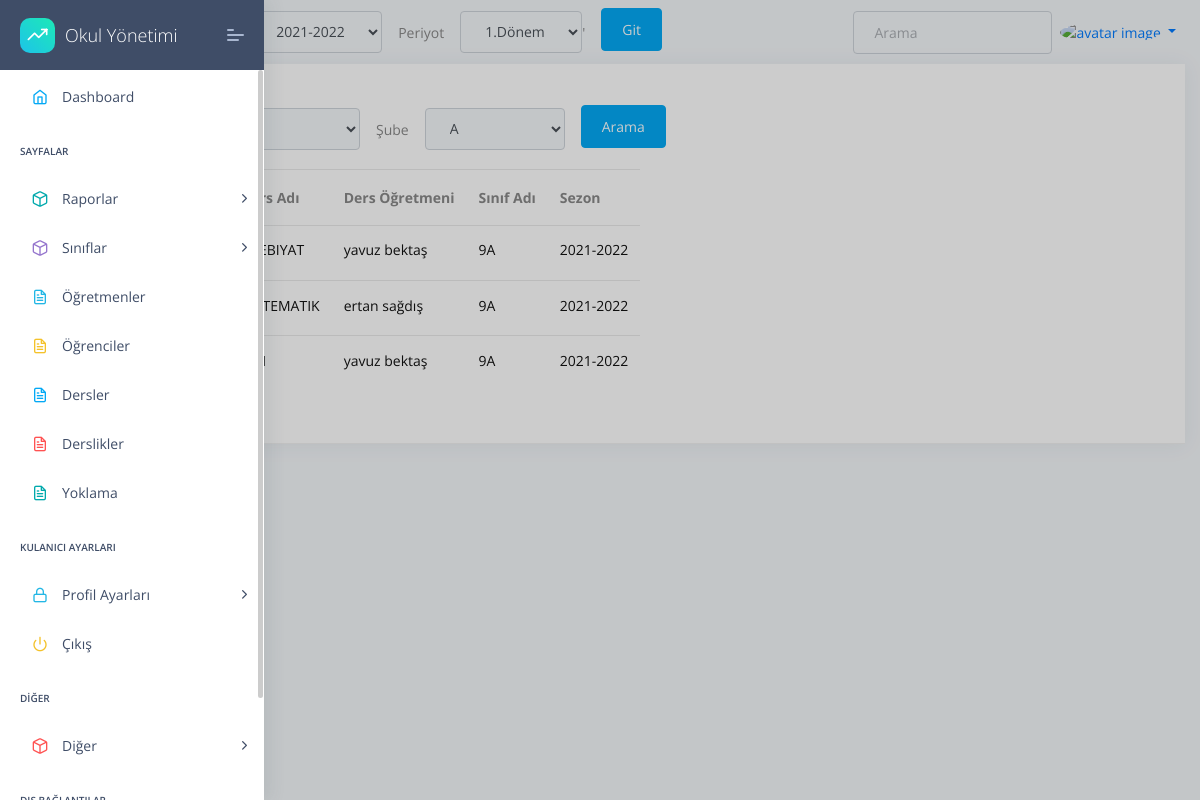
Before: /lessons/lessons/list/ with the older database file.
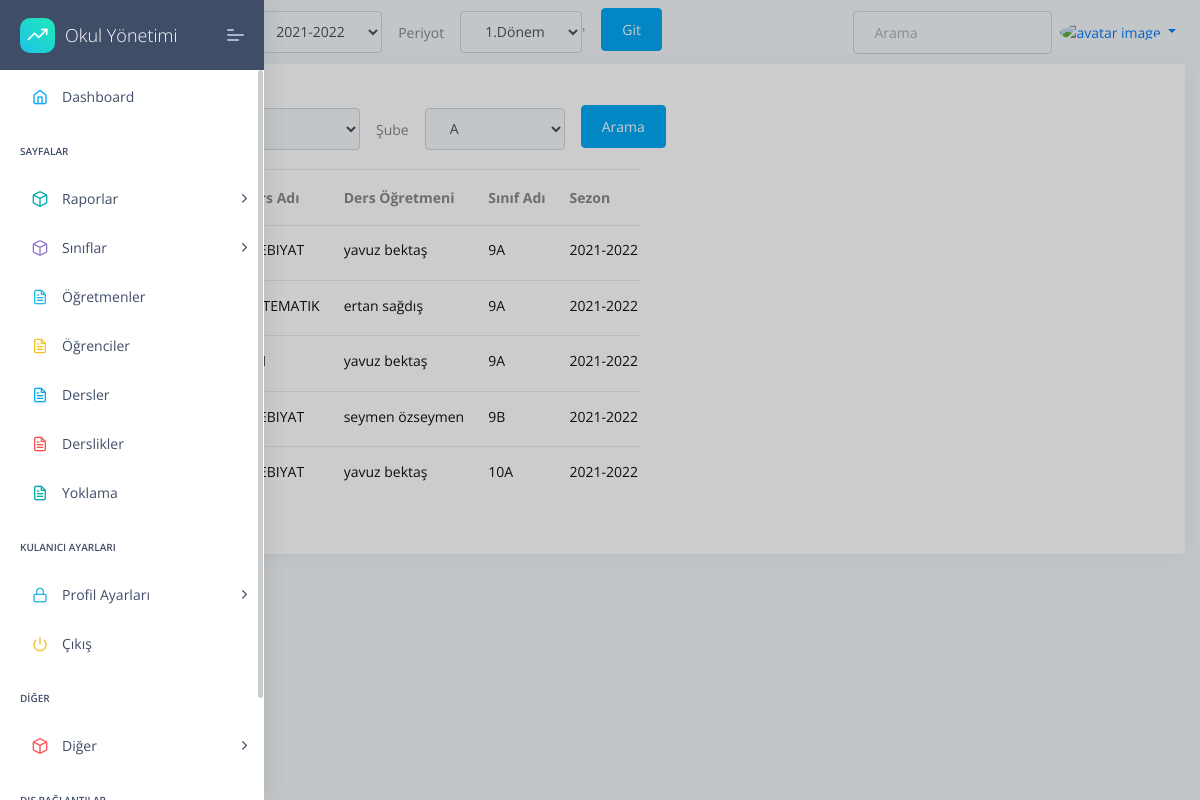
After: the same page with the newer database file.
### apps/lessons/models.py (models this page shows, shortened)
class LessonClassList(models.Model):
    className= models.ForeignKey(StudentList,unique=False, related_name='lesson_classname', on_delete=models.CASCADE)
    lesson=models.ForeignKey(Lesson, related_name='lesson_lesson', on_delete=models.CASCADE)
    teacher=models.ForeignKey(Profil,blank=True, related_name='lesson_profil', on_delete=models.CASCADE)
    def __str__(self):
      return str(self.className)

class Lesson(models.Model):
    name=models.CharField(max_length=30)
    code=models.CharField(max_length=5)

### apps/home/models.py (models this page shows, shortened)
class Profil(models.Model):
    user=models.OneToOneField(User,on_delete=models.CASCADE,related_name="user")
    TC=models.CharField(max_length=11,unique=True,validators=[validateEven],blank=True,null=True)# regex eklenecek, validasyon yapilacak
    image=models.ImageField(upload_to="images/ogretmenler/",blank=True,null=True,default='images/person.png')
    job=models.ForeignKey(JobsTable,on_delete=models.CASCADE,unique=False,blank=True,null=True)
    phone=models.CharField(validators=[validatePhone], max_length=17, blank=True,default="05",null=True,unique=False) # regex eklenecek, validasyon yapilacak
    adress=models.TextField(max_length=100,unique=False,blank=True,null=True)
    isWorking=models.BooleanField(default=True,unique=False,blank=True,null=True)
    HESCode=models.CharField(max_length=12,unique=True,validators=[validateHesCode],blank=True,null=True)
    birthdate=models.DateField(("Doğum Tarihiniz"), auto_now=False, auto_now_add=False,unique=False,blank=True,null=True)
    sexualChoice=(('Kız','Kız'),
              ('Erkek','Erkek'),
              ('Diger','Diğer'),
    )
    gender=CharField(max_length=10 ,choices=sexualChoice,unique=False,blank=True,null=True)

class Session(models.Model):
    session=models.CharField(max_length=10,default="2021-2022",unique=True)
    active=models.BooleanField(default=False)
    def __str__(self):
      return self.session

### apps/student/models.py (models this page shows)
class StudentList(models.Model):
    className=models.ForeignKey(Classes,on_delete=models.CASCADE)
    session=models.ForeignKey(Session,on_delete=models.CASCADE)
    periods=models.ForeignKey(Period,on_delete=models.CASCADE)
    students=models.ManyToManyField(Student,blank=True)
    mainteacher=models.ForeignKey(Profil,on_delete=models.CASCADE,blank=True,verbose_name="Sınıf Öğretmeni",related_name='teacher')
    class Meta:
        ordering = ('className',"session","periods",)
    def __str__(self):
        return  str(self.session.session)+' '+self.periods.period +' '+str(self.className.level.level)+self.className.className.name

### apps/classes/models.py (models this page shows)
class Classes(models.Model):
    className=models.ForeignKey(ClassNames,on_delete=models.CASCADE,default="")
    level=models.ForeignKey(ClassLevels,on_delete=models.CASCADE)
    def __str__(self):
        return self.level.level+self.className.name

class ClassLevels(models.Model):
    level=models.CharField(default="9",max_length=2,unique=True)
    def __str__(self):
        return self.level

class ClassNames(models.Model):
    name=models.CharField(default="A",max_length=1,unique=True)
    class Meta:
        ordering = ('name',)
    def __str__(self):
        return self.name

### apps/lessons/views.py (the view)
# urls.py: path('lessons/list/', views.LessonClassListList.as_view()  ,name='LessonClassListList'),
class LessonClassListList(ListView):
    model=LessonClassList
    template_name="lesson/lesson-list.html"
    def get_context_data(self, **kwargs):
        context = super().get_context_data(**kwargs)
        context['classLevels']=ClassLevels.objects.all()
        context['sessions']=Session.objects.all()
        context['periods']=Period.objects.all()
        context['classNames']=ClassNames.objects.all()
        return context
    def get_queryset(self):
        queryset = {"lessonClassList": LessonClassList.objects.all()}
        sessionUpdate(self.request)
        session=Session.objects.get(active=True)
        period=Period.objects.get(active=True)
        className = self.request.GET.get("className")
        classLevel = self.request.GET.get("classLevel")
        query={}
        if className!="0" and className!=None:
            query['className__className__className__name__contains']=className
        else:
            query['className__className__className__name__contains']=""
        if classLevel!="0" and classLevel!=None:
            query['className__className__level__level__contains']=classLevel
        else:
            query['className__className__level__level__contains']=""
        query["className__session__session__contains"]=session
        query["className__periods__period__contains"]=period
        queryset = {"lessonClassList": LessonClassList.objects.filter(**query)}
        print(LessonClassList.objects.filter(**query))
        return queryset

### apps/templates/lesson/lesson-list.html (shortened to what this page needs)
{% extends "layouts/base.html" %}
{% block content %}
<div class="col-xl-12 col-md-6">
    <div class="card ">
        <div class="card-header">
            <h5>Derslik Tablosu</h5>
            {% include 'lesson/filter.html' %}
        </div>
        <div class="card-block px-0 py-3 col-md-6">
            <div class="table-responsive">
                <table class="table table-hover">
                    <thead>
                        <tr>
                            <th scope="col">Dersin Kodu</th>
                            <th scope="col">Ders Adı</th>
                            <th scope="col">Ders Öğretmeni</th>
                            <th scope="col">Sınıf Adı</th>
                            <th scope="col">Sezon</th>
                        </tr>
                    </thead>
                    <tbody>
                        {% for studentlist in object_list.lessonClassList %}
                        <tr class="unread">
                            <td title="Ders Kodu">
                                <h6 class="mb-1">{{studentlist.lesson.code}} </h6>
                            </td>
                            <td title="Ders Adı">
                                <h6 class="mb-1">{{studentlist.lesson.name}} </h6>
                            </td>
                            <td title="Öğretmen">
                                <h6 class="mb-1">{{studentlist.teacher.user.first_name}}  {{studentlist.teacher.user.last_name}}</h6>
                            </td>
                            <td title="Sınıf">
                                <h6 class="mb-1">{{studentlist.className.className}} </h6>
                            </td>
                            <td title="Sezon">
                                <h6 class="mb-1">{{studentlist.className.session}} </h6>
                            </td>
                        </tr>
                        {% endfor %}
                    </tbody>
                </table>
            </div>
        </div>
    </div>
</div>
{% endblock content %}

Changed rows visible on the page:
added LessonClassList: lesson.name "EDEBIYAT", teacher.user.first_name "seymen", teacher.user.last_name "özseymen", className.className "9B", className.session "2021-2022"
added LessonClassList: lesson.name "EDEBIYAT", teacher.user.first_name "yavuz", teacher.user.last_name "bektaş", className.className "10A", className.session "2021-2022"
